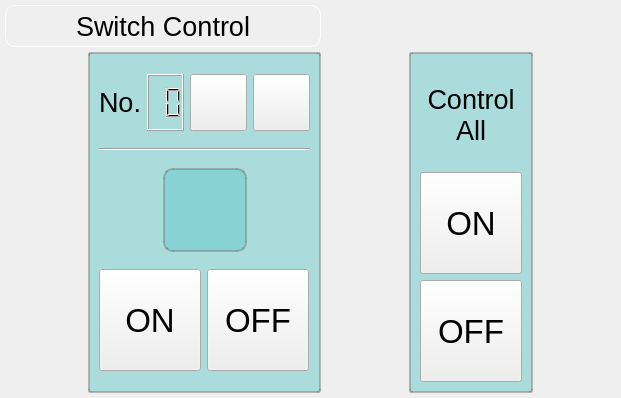
<?xml version="1.0" encoding="UTF-8"?>
<ui version="4.0">
 <class>SwitchControlPage</class>
 <widget class="QWidget" name="SwitchControlPage">
  <property name="geometry">
   <rect>
    <x>0</x>
    <y>0</y>
    <width>621</width>
    <height>398</height>
   </rect>
  </property>
  <property name="sizePolicy">
   <sizepolicy hsizetype="Preferred" vsizetype="MinimumExpanding">
    <horstretch>0</horstretch>
    <verstretch>0</verstretch>
   </sizepolicy>
  </property>
  <property name="styleSheet">
   <string notr="true">QLabel#titleLabel {
	padding-width-left:5px;
	padding-width-right:5px;
	border: 1px solid white;
	border-radius: 10px;
	min-width: 200px;
	min-height: 40px;
}

QFrame#frame_1,#frame_2,#frame_3  {
	border: 2px solid rgb(125, 125, 125, 50%);
	border-radius: 3px;
	background-color:rgb(100, 200, 200, 50%);
}

QPushButton {
	min-width: 100px;
	min-height: 100px;
	max-width: 100px;
	max-height: 100px;
	border-image: url(:/Hac/round-button.png);
}


 QPushButton#scheduleButton {
	image: url(&quot;:/Hac/clock.png&quot;);
 }

QPushButton#numUpButton, #numDownButton {
	min-width: 55px;
	min-height:55px;
	max-width: 55px;
	max-height: 55px;
	border-image: url(:/Hac/round-button-small.png);
}

QPushButton#numUpButton {
	image: url(:/Hac/up-arrow-black.png);
}
QPushButton#numUpButton:pressed {
	image: url(:/Hac/up-arrow-red.png);
}
QPushButton#numDownButton {
	image: url(:/Hac/down-arrow-black.png);
}
QPushButton#numDownButton:pressed {
	image: url(:/Hac/down-arrow-red.png);
}


QLabel#lightPixmapLabel {
	min-width: 80px;
	min-height: 80px;
	max-width: 80px;
	max-height: 80px;

	border: 2px solid rgb(125, 125, 125, 50%);
	border-radius: 10px;
	background-color:rgb(100, 200, 200, 50%);

}

QSpinBox {
	margin: 1px;
	selection-background-color: transparent;
	text: black;
	selection-color: black;
	font: normal 15px;
	border: 1px solid black;
	padding-width-right: 40px;
}

QSpinBox::up-button {
	subcontrol-origin: border;
    subcontrol-position: right center;
	width: 20px;
	height: 20px;
}

QSpinBox:up-arrow {
     image: url(:/Hac/up-arrow-black.png);
     width: 20px;
     height: 20px;
}
QSpinBox::up-arrow:pressed {
     image: url(:/Hac/up-arrow-red.png);
}


QSpinBox::down-button {
    subcontrol-origin: border;
    subcontrol-position: right center;
	left: -20px;
	width: 20px;
	height: 20px;
}

QSpinBox::down-arrow {
     image: url(:/Hac/down-arrow-black.png);
     width: 20px;
     height: 20px;
}
QSpinBox::down-arrow:pressed {
     image: url(:/Hac/down-arrow-red.png);
}


</string>
  </property>
  <layout class="QGridLayout" name="gridLayout_4">
   <property name="margin">
    <number>5</number>
   </property>
   <property name="spacing">
    <number>5</number>
   </property>
   <item row="0" column="0" colspan="2">
    <widget class="QLabel" name="titleLabel">
     <property name="font">
      <font>
       <pointsize>20</pointsize>
      </font>
     </property>
     <property name="text">
      <string>Switch Control</string>
     </property>
     <property name="alignment">
      <set>Qt::AlignCenter</set>
     </property>
    </widget>
   </item>
   <item row="0" column="2" colspan="3">
    <spacer name="horizontalSpacer">
     <property name="orientation">
      <enum>Qt::Horizontal</enum>
     </property>
     <property name="sizeHint" stdset="0">
      <size>
       <width>91</width>
       <height>23</height>
      </size>
     </property>
    </spacer>
   </item>
   <item row="1" column="3">
    <widget class="QFrame" name="frame_2">
     <property name="sizePolicy">
      <sizepolicy hsizetype="Preferred" vsizetype="MinimumExpanding">
       <horstretch>0</horstretch>
       <verstretch>0</verstretch>
      </sizepolicy>
     </property>
     <property name="frameShape">
      <enum>QFrame::Panel</enum>
     </property>
     <property name="frameShadow">
      <enum>QFrame::Plain</enum>
     </property>
     <layout class="QGridLayout" name="_3">
      <item row="0" column="0">
       <widget class="QLabel" name="label_4">
        <property name="font">
         <font>
          <pointsize>20</pointsize>
         </font>
        </property>
        <property name="text">
         <string>Control
All</string>
        </property>
        <property name="alignment">
         <set>Qt::AlignCenter</set>
        </property>
       </widget>
      </item>
      <item row="1" column="0">
       <widget class="QPushButton" name="allOnButton">
        <property name="font">
         <font>
          <pointsize>25</pointsize>
         </font>
        </property>
        <property name="text">
         <string>ON</string>
        </property>
       </widget>
      </item>
      <item row="2" column="0">
       <widget class="QPushButton" name="allOffButton">
        <property name="font">
         <font>
          <pointsize>25</pointsize>
         </font>
        </property>
        <property name="text">
         <string>OFF</string>
        </property>
       </widget>
      </item>
     </layout>
    </widget>
   </item>
   <item row="1" column="4">
    <spacer name="horizontalSpacer_4">
     <property name="orientation">
      <enum>Qt::Horizontal</enum>
     </property>
     <property name="sizeHint" stdset="0">
      <size>
       <width>40</width>
       <height>20</height>
      </size>
     </property>
    </spacer>
   </item>
   <item row="1" column="2">
    <spacer name="horizontalSpacer_5">
     <property name="orientation">
      <enum>Qt::Horizontal</enum>
     </property>
     <property name="sizeHint" stdset="0">
      <size>
       <width>40</width>
       <height>20</height>
      </size>
     </property>
    </spacer>
   </item>
   <item row="1" column="1">
    <widget class="QFrame" name="frame_1">
     <property name="frameShape">
      <enum>QFrame::StyledPanel</enum>
     </property>
     <property name="frameShadow">
      <enum>QFrame::Plain</enum>
     </property>
     <layout class="QGridLayout" name="_2">
      <item row="0" column="0">
       <layout class="QHBoxLayout" name="horizontalLayout">
        <item>
         <widget class="QLabel" name="label_2">
          <property name="font">
           <font>
            <pointsize>20</pointsize>
           </font>
          </property>
          <property name="text">
           <string>No.</string>
          </property>
          <property name="alignment">
           <set>Qt::AlignCenter</set>
          </property>
         </widget>
        </item>
        <item>
         <widget class="QLCDNumber" name="lcdNumber">
          <property name="font">
           <font>
            <pointsize>25</pointsize>
           </font>
          </property>
          <property name="smallDecimalPoint">
           <bool>false</bool>
          </property>
          <property name="numDigits">
           <number>2</number>
          </property>
         </widget>
        </item>
        <item>
         <widget class="QPushButton" name="numDownButton">
          <property name="autoRepeat">
           <bool>true</bool>
          </property>
         </widget>
        </item>
        <item>
         <widget class="QPushButton" name="numUpButton">
          <property name="autoRepeat">
           <bool>true</bool>
          </property>
         </widget>
        </item>
       </layout>
      </item>
      <item row="1" column="0">
       <widget class="Line" name="line">
        <property name="orientation">
         <enum>Qt::Horizontal</enum>
        </property>
       </widget>
      </item>
      <item row="2" column="0">
       <layout class="QHBoxLayout" name="horizontalLayout_3">
        <item>
         <spacer name="horizontalSpacer_2">
          <property name="orientation">
           <enum>Qt::Horizontal</enum>
          </property>
          <property name="sizeHint" stdset="0">
           <size>
            <width>20</width>
            <height>38</height>
           </size>
          </property>
         </spacer>
        </item>
        <item>
         <widget class="QLabel" name="lightPixmapLabel">
          <property name="scaledContents">
           <bool>true</bool>
          </property>
          <property name="alignment">
           <set>Qt::AlignCenter</set>
          </property>
         </widget>
        </item>
        <item>
         <spacer name="horizontalSpacer_3">
          <property name="orientation">
           <enum>Qt::Horizontal</enum>
          </property>
          <property name="sizeHint" stdset="0">
           <size>
            <width>28</width>
            <height>20</height>
           </size>
          </property>
         </spacer>
        </item>
       </layout>
      </item>
      <item row="3" column="0">
       <layout class="QHBoxLayout" name="horizontalLayout_2">
        <item>
         <widget class="QPushButton" name="lightOnButton">
          <property name="font">
           <font>
            <pointsize>25</pointsize>
           </font>
          </property>
          <property name="text">
           <string>ON</string>
          </property>
         </widget>
        </item>
        <item>
         <widget class="QPushButton" name="lightOffButton">
          <property name="font">
           <font>
            <pointsize>25</pointsize>
           </font>
          </property>
          <property name="text">
           <string>OFF</string>
          </property>
         </widget>
        </item>
       </layout>
      </item>
     </layout>
    </widget>
   </item>
   <item row="1" column="0">
    <spacer name="horizontalSpacer_6">
     <property name="orientation">
      <enum>Qt::Horizontal</enum>
     </property>
     <property name="sizeHint" stdset="0">
      <size>
       <width>40</width>
       <height>20</height>
      </size>
     </property>
    </spacer>
   </item>
  </layout>
 </widget>
 <resources>
  <include location="../res/hac.qrc"/>
 </resources>
 <connections/>
</ui>
